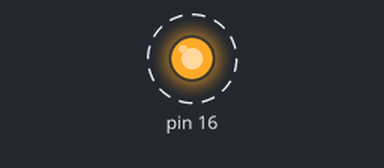
Bench run of a program on a simulated Raspberry Pi (header pin numbers). Parts: output pins drawn as LEDs (lit = HIGH). Dashed ring = blinking.

Above: at 0.5 s.
Timing chart, 0 to 4.6 s (numbered marks = the images above):
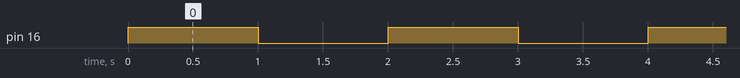

Measured:
- by itself, pin 16: alternates HIGH for 1.0 s and LOW for 1.0 s

The program:

RPiGPIO.py
```python
import RPi.GPIO as GPIO
import time

GPIO.setmode(GPIO.BOARD)
GPIO.setup(16, GPIO.OUT)

try:
    while True:
        GPIO.output(16, GPIO.HIGH)
        time.sleep(1)
        GPIO.output(16, GPIO.LOW)
        time.sleep(1)
except KeyboardInterrupt:  # 异常处理，如果Ctrl+C退出程序
    GPIO.output(16, GPIO.LOW)
    GPIO.cleanup()
```
